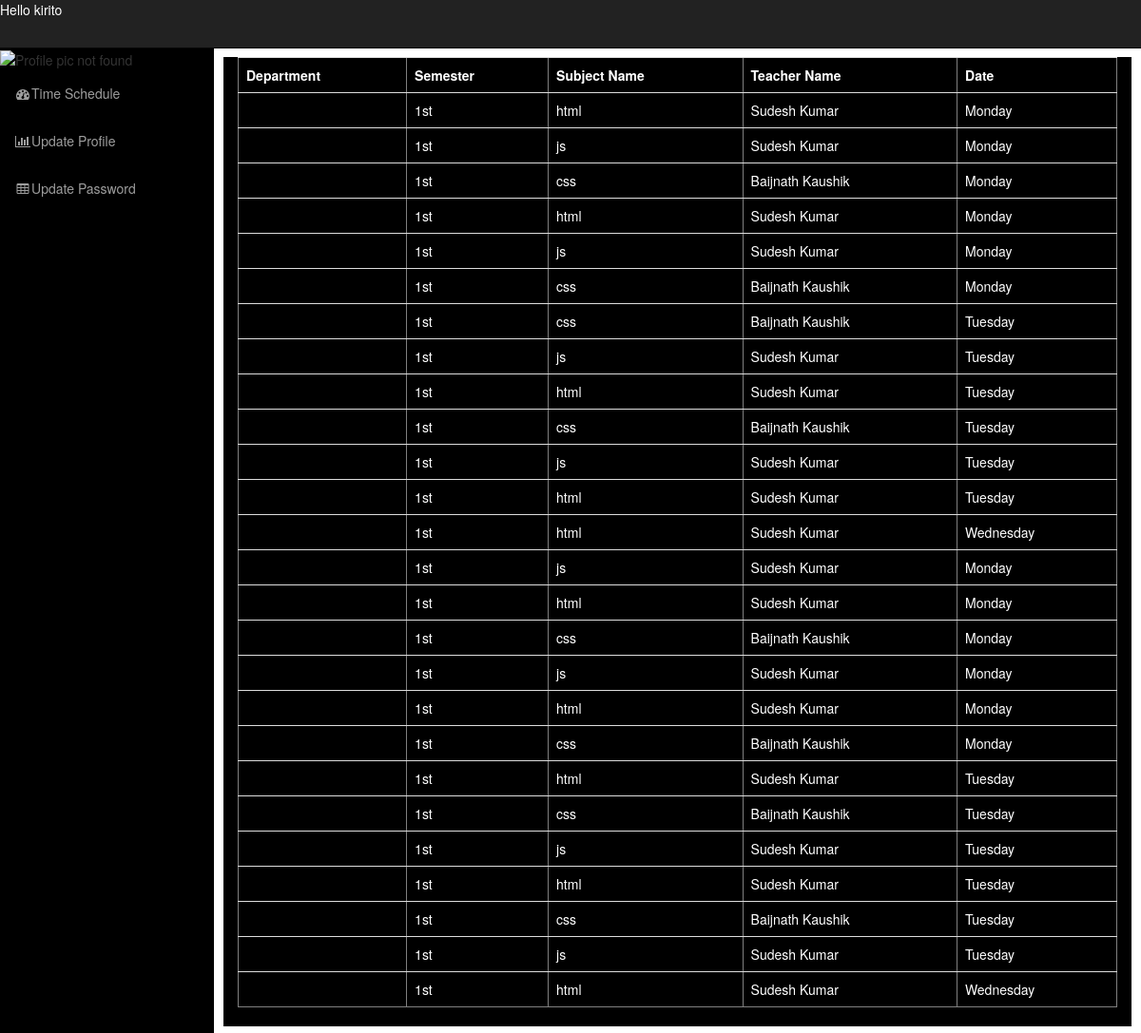
Page /student/studentdashboard.php?info=timeschedule (signed in) on the committed database.
### tables this page shows
CREATE TABLE `timeschedule` (
  `timeschedule_id` int(11) NOT NULL,
  `department_name` varchar(20) DEFAULT NULL,
  `semester_name` varchar(20) DEFAULT NULL,
  `subject_name` varchar(20) DEFAULT NULL,
  `time` varchar(20) DEFAULT NULL,
  `date` varchar(40) DEFAULT NULL,
  `teacher_id` int(11) NOT NULL
);

CREATE TABLE `semester` (
  `sem_id` int(11) NOT NULL,
  `semester_name` varchar(20) DEFAULT NULL,
  `department_id` int(11) NOT NULL
);

CREATE TABLE `teacher` (
  `teacher_id` int(11) NOT NULL,
  `name` varchar(50) NOT NULL,
  `eid` varchar(50) NOT NULL,
  `password` varchar(10) NOT NULL,
  `mob` bigint(20) NOT NULL,
  `address` varchar(1000) NOT NULL,
  `department_id` int(11) NOT NULL
);

### student/timeschedule.php (the view, shortened to what this page needs)
<?php
include('../config.php');
echo "<table border='1' class='table'>";
echo "<Tr>
<th><font color='#FFF'>Department</font></th>
<th><font color='#FFF'>Semester</font></th>
<th><font color='#FFF'>Subject Name</font></th>
<th><font color='#FFF'>Teacher Name</font></th>
<th><font color='#FFF'>Date</font></th>
</tr>";
$que4 = mysqli_query($con, "select * from student where eid='" . $_SESSION['e_id'] . "'");
$res4 = mysqli_fetch_array($que4);
$queSem = mysqli_query($con, "select * from semester where sem_id='" . $res4['sem_id'] . "'");
$resSem = mysqli_fetch_array($queSem);
$semesterName = $resSem['semester_name'];
$queDepart = mysqli_query($con, "SELECT * FROM department WHERE department_id='" . $res4['department_id'] . "'");
$resDepart = mysqli_fetch_array($queDepart);
$que = mysqli_query($con, "select * from timeschedule where department_name='" . $resDepart['department_name']. "' and semester_name='" . $semesterName . "'");
while ($res = mysqli_fetch_array($que)) {
    echo "<Tr>";
    $que22 = mysqli_query($con, "select * from department where department_id='" . $res['department_name'] . "'");
    $res22 = mysqli_fetch_array($que22);
    echo "<td style='color:white'>" . $res22['department_name'] . "</td>";
    echo "<td style='color:white'>" . $semesterName . "</td>";
    echo "<td style='color:white'>" . $res['subject_name'] . "</td>";
    $que5 = mysqli_query($con, "select * from teacher where teacher_id='" . $res['teacher_id'] . "'");
    $res5 = mysqli_fetch_array($que5);
    echo "<td style='color:white'>" . $res5['name'] . "</td>";
    echo "<td style='color:white'>" . $res['date'] . "</td>";
    echo "</tr>";
}
echo "</table>";
?>

### student/css/sb-admin.css (style rules this page uses)
body { margin-top: 100px; }
@media (min-width:768px) { body { margin-top: 50px; } }

### rows in the picture
timeschedule: subject_name "html", teacher.name "Sudesh Kumar", date "Monday"
semester: semester_name "1st"
timeschedule: subject_name "js", teacher.name "Sudesh Kumar", date "Monday"
timeschedule: subject_name "css", teacher.name "Baijnath Kaushik", date "Monday"
timeschedule: subject_name "html", teacher.name "Sudesh Kumar", date "Monday"
timeschedule: subject_name "js", teacher.name "Sudesh Kumar", date "Monday"
timeschedule: subject_name "css", teacher.name "Baijnath Kaushik", date "Monday"
timeschedule: subject_name "css", teacher.name "Baijnath Kaushik", date "Tuesday"
timeschedule: subject_name "js", teacher.name "Sudesh Kumar", date "Tuesday"
timeschedule: subject_name "html", teacher.name "Sudesh Kumar", date "Tuesday"
timeschedule: subject_name "css", teacher.name "Baijnath Kaushik", date "Tuesday"
timeschedule: subject_name "js", teacher.name "Sudesh Kumar", date "Tuesday"
timeschedule: subject_name "html", teacher.name "Sudesh Kumar", date "Tuesday"
timeschedule: subject_name "html", teacher.name "Sudesh Kumar", date "Wednesday"
timeschedule: subject_name "js", teacher.name "Sudesh Kumar", date "Monday"
timeschedule: subject_name "html", teacher.name "Sudesh Kumar", date "Monday"
timeschedule: subject_name "css", teacher.name "Baijnath Kaushik", date "Monday"
timeschedule: subject_name "js", teacher.name "Sudesh Kumar", date "Monday"
timeschedule: subject_name "html", teacher.name "Sudesh Kumar", date "Monday"
timeschedule: subject_name "css", teacher.name "Baijnath Kaushik", date "Monday"
timeschedule: subject_name "html", teacher.name "Sudesh Kumar", date "Tuesday"
timeschedule: subject_name "css", teacher.name "Baijnath Kaushik", date "Tuesday"
timeschedule: subject_name "js", teacher.name "Sudesh Kumar", date "Tuesday"
timeschedule: subject_name "html", teacher.name "Sudesh Kumar", date "Tuesday"
timeschedule: subject_name "css", teacher.name "Baijnath Kaushik", date "Tuesday"
timeschedule: subject_name "js", teacher.name "Sudesh Kumar", date "Tuesday"
timeschedule: subject_name "html", teacher.name "Sudesh Kumar", date "Wednesday"

### other values in the picture
$_SESSION['name'] "kirito"
